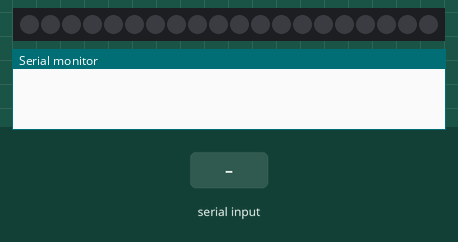
This sketch was run on a simulated Arduino Uno, built with avr-gcc and run on an emulated ATmega328P. Shown: 20 RGB LEDs in strip order, left to right, the last lines printed to the serial monitor. Inputs (shaded band) come from the test bench. Dim RGB values are drawn brighter than linear; random numbers use the default seed unless the sketch sets one.

Above: at 1.2 s.
1.3 s: byte 30 received over Serial
At 1.9 s:
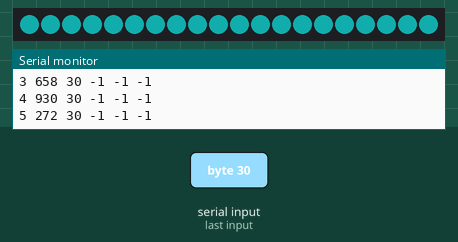
2.9 s: byte 90 received over Serial
4.5 s: byte 120 received over Serial
Timing chart, 0 to 7.5 s (numbered marks = the images above; inputs shaded):
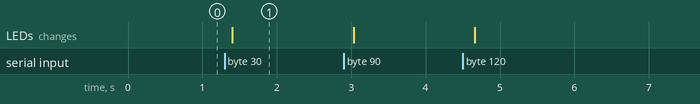

The sketch:

from-max-test.ino
```cpp
// Arduino Serial Tester
// rld, cycling'74, 3.2008
#include "FastLED.h"
#define DATA_PIN    6
#define LED_TYPE    WS2812B
#define COLOR_ORDER GRB
#define NUM_LEDS    20
#define BRIGHTNESS  50
CRGB leds[NUM_LEDS];

long randomvalue = 0; // random value
long countervalue = 0; // counter value
int started = 0; // flag for whether we've received serial yet
int rval = 0;
int gval = 0;
int bval = 0;
int aval =0;


void setup()
{
  Serial.begin(9600); // open the arduino serial port
  FastLED.addLeds<LED_TYPE, DATA_PIN, COLOR_ORDER>(leds, NUM_LEDS).setCorrection(TypicalLEDStrip);
  FastLED.setBrightness(BRIGHTNESS);
}

void loop()
{
  if(Serial.available()) // check to see if there's serial data in the buffer
  {
    rval = Serial.read(); // read a byte of serial data
    gval = Serial.read();
    bval = Serial.read();
    aval = Serial.read();
    started = 1; // set the started flag to on
  }

  if(started) // loop once serial data has been received
  {
    randomvalue = random(1000); // pick a new random number
    Serial.print(countervalue); // print the counter
    Serial.print(" "); // print a space
    Serial.print(randomvalue); // print the random value
    Serial.print(" "); // print a space
    Serial.print(rval);
    Serial.print(" "); // print a space
    Serial.print(gval);
    Serial.print(" "); // print a space
    Serial.print(bval);
    Serial.print(" "); // print a space
    Serial.print(aval);
    Serial.println(); // print a line-feed

    countervalue = (countervalue+1)%1000; // increment the counter

    delay(100); // pause
  }

  for( int i = 0; i < NUM_LEDS; i++) {
     leds[i] = CRGB(rval,gval,bval);
  }

  FastLED.show();

}
```

Measured:
- after the input at 1.3 s, the LEDs: change after 0.10 s (image 1)
